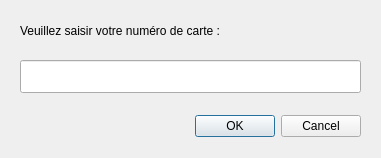
<?xml version="1.0" encoding="UTF-8"?>
<ui version="4.0">
 <class>Connection</class>
 <widget class="QDialog" name="Connection">
  <property name="windowModality">
   <enum>Qt::ApplicationModal</enum>
  </property>
  <property name="geometry">
   <rect>
    <x>0</x>
    <y>0</y>
    <width>381</width>
    <height>158</height>
   </rect>
  </property>
  <property name="windowTitle">
   <string>Identification</string>
  </property>
  <widget class="QDialogButtonBox" name="buttonBox">
   <property name="geometry">
    <rect>
     <x>20</x>
     <y>110</y>
     <width>341</width>
     <height>32</height>
    </rect>
   </property>
   <property name="orientation">
    <enum>Qt::Horizontal</enum>
   </property>
   <property name="standardButtons">
    <set>QDialogButtonBox::Cancel|QDialogButtonBox::Ok</set>
   </property>
  </widget>
  <widget class="QLineEdit" name="idCard">
   <property name="geometry">
    <rect>
     <x>20</x>
     <y>60</y>
     <width>341</width>
     <height>33</height>
    </rect>
   </property>
  </widget>
  <widget class="QLabel" name="label">
   <property name="geometry">
    <rect>
     <x>20</x>
     <y>20</y>
     <width>301</width>
     <height>21</height>
    </rect>
   </property>
   <property name="text">
    <string>Veuillez saisir votre numéro de carte :</string>
   </property>
  </widget>
 </widget>
 <resources/>
 <connections>
  <connection>
   <sender>buttonBox</sender>
   <signal>accepted()</signal>
   <receiver>Connection</receiver>
   <slot>accept()</slot>
   <hints>
    <hint type="sourcelabel">
     <x>248</x>
     <y>254</y>
    </hint>
    <hint type="destinationlabel">
     <x>157</x>
     <y>274</y>
    </hint>
   </hints>
  </connection>
  <connection>
   <sender>buttonBox</sender>
   <signal>rejected()</signal>
   <receiver>Connection</receiver>
   <slot>reject()</slot>
   <hints>
    <hint type="sourcelabel">
     <x>316</x>
     <y>260</y>
    </hint>
    <hint type="destinationlabel">
     <x>286</x>
     <y>274</y>
    </hint>
   </hints>
  </connection>
 </connections>
</ui>
